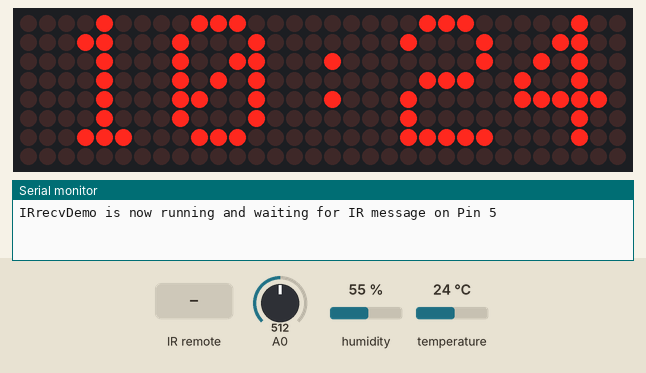
The sketch below on a simulated ESP8266 (Wemos D1 mini). On the bench: 32×8 LED matrix, the last lines printed to the serial monitor. Inputs (shaded band) come from the test bench; at power-on: A0 = 512, humidity 55 %, temperature 24 °C. WiFi joins after 1.5 s; servers stay silent unless stated; the local clock reads 2024-03-15 10:24:30 at power-on unless the sketch sets it.

Above: at 2.7 s.
2.8 s: infrared code 0xFFA25D received
At 3.61 s:
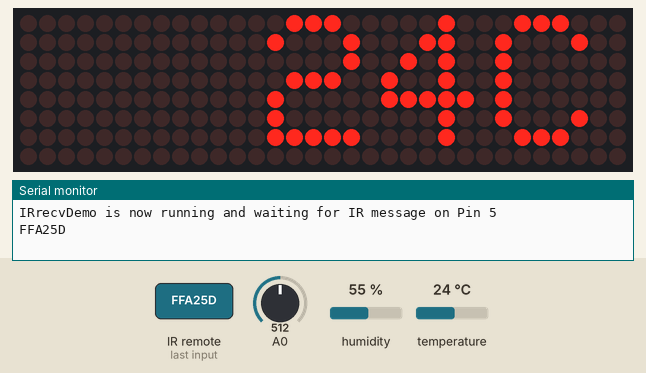
5.9 s: A0 set to 716
At 6.5 s:
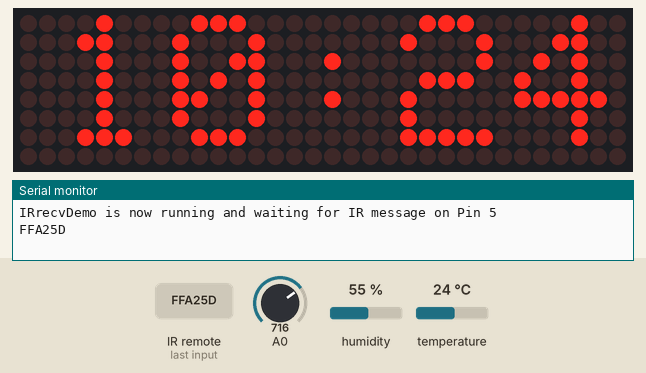
7.4 s: A0 set to 900
8.9 s: A0 set to 1023
At 30.4 s:
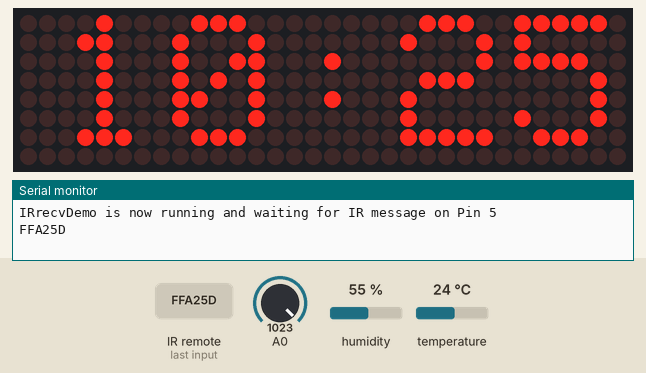
Timing chart, 0 to 31.5 s (numbered marks = the images above; inputs shaded):
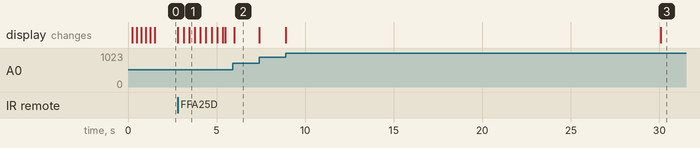

Measured:
- after the input at 2.8 s, the display: first changes at once (image 1 shows a later state)

The sketch:

SmartClockESP8266.ino
```cpp
#include <ESP8266WiFi.h>
#include <SPI.h>
#include <Adafruit_GFX.h>
#include <Max72xxPanel.h>
#include <time.h>
#include "DHT.h"
#include <Arduino.h>
#include <IRremoteESP8266.h>
#include <IRrecv.h>
#include <IRutils.h>

// An IR detector/demodulator is connected to GPIO pin 5 (D1 on a NodeMCU
// board).
// Note: GPIO 16 won't work on the ESP8266 as it does not have interrupts.
const uint16_t kRecvPin = 5;
unsigned long key_value = 0;
IRrecv irrecv(kRecvPin);

decode_results results;
int pinCS = 2;
int numberOfHorizontalDisplays = 4;
int numberOfVerticalDisplays   = 1;
char time_value[20];

// LED Matrix Pin -> ESP8266 Pin
// Vcc            -> 3v  (3V on NodeMCU 3V3 on WEMOS)
// Gnd            -> Gnd (G on NodeMCU)
// DIN            -> D7  (Same Pin for WEMOS)
// CS             -> D4  (Same Pin for WEMOS)
// CLK            -> D5  (Same Pin for WEMOS)

//Day Names
String weekDays[7] = {"Sunday", "Monday", "Tuesday", "Wednesday", "Thursday", "Friday", "Saturday"};

//Month names
String months[12] = {"January", "February", "March", "April", "May", "June", "July", "August", "September", "October", "November", "December"};

Max72xxPanel matrix = Max72xxPanel(pinCS, numberOfHorizontalDisplays, numberOfVerticalDisplays);

int wait = 70; // In milliseconds

int spacer = 1;
int width  = 5 + spacer; // The font width is 5 pixels

int m;

#define DHTPIN 0          // D3

#define DHTTYPE DHT22     // DHT 11

DHT dht(DHTPIN, DHTTYPE);

String t, h;


void setup() {
  Serial.begin(9600);
  dht.begin();
  irrecv.enableIRIn();  // Start the receiver
  while (!Serial)  // Wait for the serial connection to be establised.
    delay(50);
  Serial.println();
  Serial.print("IRrecvDemo is now running and waiting for IR message on Pin ");
  Serial.println(kRecvPin);
  //INSERT YOUR SSID AND PASSWORD HERE

  WiFi.begin("PUT YOUR WIFI SSID HERE", "PUT YOUR WIFI PASSWORD HERE");

  //CHANGE THE POOL WITH YOUR CITY. SEARCH AT https://www.ntppool.org/zone/@

  configTime(0 * 3600, 0, "2.id.pool.ntp.org");

  setenv("TZ", "GMT-7", 7);

  matrix.setIntensity(0); // Use a value between 0 and 15 for brightness
  matrix.setRotation(0, 1);    // The first display is position upside down
  matrix.setRotation(1, 1);    // The first display is position upside down
  matrix.setRotation(2, 1);    // The first display is position upside down
  matrix.setRotation(3, 1);    // The first display is position upside down
  matrix.fillScreen(LOW);
  matrix.write();

  while ( WiFi.status() != WL_CONNECTED ) {
    matrix.drawChar(2, 0, 'W', HIGH, LOW, 1); // H
    matrix.drawChar(8, 0, 'I', HIGH, LOW, 1); // HH
    matrix.drawChar(14, 0, '-', HIGH, LOW, 1); // HH:
    matrix.drawChar(20, 0, 'F', HIGH, LOW, 1); // HH:M
    matrix.drawChar(26, 0, 'I', HIGH, LOW, 1); // HH:MM
    matrix.write(); // Send bitmap to display
    delay(250);
    matrix.fillScreen(LOW);
    matrix.write();
    delay(250);
  }
}

void loop() {
  m = map(analogRead(0), 0, 1024, 0, 12);
  matrix.setIntensity(m);
  matrix.fillScreen(LOW);
  time_t now = time(nullptr);
  String time = String(ctime(&now));
  time.trim();
  //Serial.println(time);
  time.substring(11, 19).toCharArray(time_value, 10);
  matrix.drawChar(2, 0, time_value[0], HIGH, LOW, 1); // H
  matrix.drawChar(8, 0, time_value[1], HIGH, LOW, 1); // HH
  matrix.drawChar(14, 0, time_value[2], HIGH, LOW, 1); // HH:
  matrix.drawChar(20, 0, time_value[3], HIGH, LOW, 1); // HH:M
  matrix.drawChar(26, 0, time_value[4], HIGH, LOW, 1); // HH:MM
  matrix.write(); // Send bitmap to display

 // delay(30000);

  matrix.fillScreen(LOW);
  h = (String)(int)dht.readHumidity();
  t = (String)(int)dht.readTemperature();
  display_message(t + "C " + h + "%");
}
void display_message(String message) {
  if (irrecv.decode(&results)) {
    serialPrintUint64(results.value, HEX);
    Serial.println("");

    switch (results.value) {
      case 0xFFA25D:
        for ( int i = 0 ; i < width * message.length() + matrix.width() - spacer; i++ ) {
          //matrix.fillScreen(LOW);
          int letter = i / width;
          int x = (matrix.width() - 1) - i % width;
          int y = (matrix.height() - 8) / 2; // center the text vertically
          while ( x + width - spacer >= 0 && letter >= 0 ) {
            if ( letter < message.length() ) {
              matrix.drawChar(x, y, message[letter], HIGH, LOW, 1); // HIGH LOW means foreground ON, background off, reverse to invert the image
            }
            letter--;
            x -= width;
          }
          matrix.write(); // Send bitmap to display
          delay(wait / 2);
        }
        break;
    }
    key_value = results.value;
    irrecv.resume();
  }
  delay(100);
}
```
